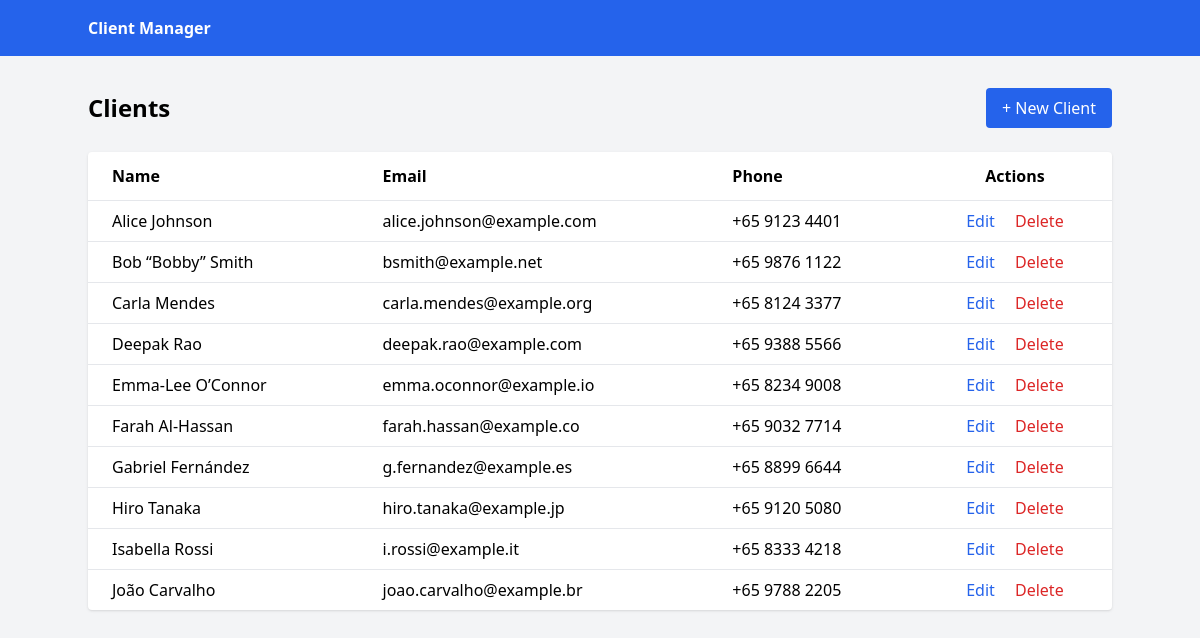
The page / on the database its author committed.
### tables this page shows
CREATE TABLE clients(
                id INTEGER PRIMARY KEY AUTOINCREMENT,
                name TEXT NOT NULL,
                email TEXT NOT NULL,
                phone TEXT
            );

### main.py (the view)
@app.route('/')
def index():
    clients = query_db('SELECT * FROM clients')
    return render_template('index.html', clients=clients)

### main.py (called while the page is built)
def query_db(query, args=(), one=False, commit=False):
    with sqlite3.connect(DATABASE) as conn:
        cur = conn.cursor()
        cur.execute(query, args)
        if commit:
            conn.commit()
            return
        rv = cur.fetchall()
        return (rv[0] if rv else None) if one else rv

### templates/index.html (shortened to what this page needs)
{% extends 'base.html' %}
{% block content %}
<div class="flex justify-between items-center mb-6">
    <h1 class="text-2xl font-semibold">Clients</h1>
    <a href="{{ url_for('add_client') }}" class="bg-blue-600 hover:bg-blue-700 text-white px-4 py-2 rounded">
        + New Client
    </a>
</div>
<table class="min-w-full bg-white shadow rounded">
    <thead>
        <tr>
            <th class="py-3 px-6 text-left">Name</th>
            <th class="py-3 px-6 text-left">Email</th>
            <th class="py-3 px-6 text-left">Phone</th>
            <th class="py-3 px-6">Actions</th>
        </tr>
    </thead>
    <tbody>
        {% for c in clients %}
        <tr class="border-t">
            <td class="py-2 px-6">{{ c[1] }}</td>
            <td class="py-2 px-6">{{ c[2] }}</td>
            <td class="py-2 px-6">{{ c[3] or '-' }}</td>
            <td class="py-2 px-6 text-center">
                <a href="{{ url_for('edit_client', client_id=c[0]) }}"
                    class="text-blue-600 hover:underline mr-4">Edit</a>
                <form action="{{ url_for('delete_client', client_id=c[0]) }}" method="post" style="display:inline;">
                    <button type="submit" class="text-red-600 hover:underline"
                        onclick="return confirm('Delete this client?');">Delete</button>
                </form>
            </td>
        </tr>
        {% else %}
        <tr>
            <td colspan="4" class="py-4 text-center text-gray-500">No clients found.</td>
        </tr>
        {% endfor %}
    </tbody>
</table>
{% endblock %}

### templates/base.html (shortened to what this page needs)
<!doctype html>
<html lang="en">
<head>
    <script src="https://cdn.tailwindcss.com"></script>
</head>
<body class="bg-gray-100 min-h-screen">
    <nav class="bg-blue-600 text-white p-4">
        <div class="container mx-auto">
            <a href="{{ url_for('index') }}" class="font-bold">Client Manager</a>
        </div>
    </nav>
    <main class="container mx-auto mt-8">
        {% block content %}{% endblock %}
    </main>
</body>
</html>

### rows shown on the page
clients: name "Alice Johnson", email "alice.johnson@example.com", phone "+65 9123 4401"
clients: name "Bob “Bobby” Smith", email "bsmith@example.net", phone "+65 9876 1122"
clients: name "Carla Mendes", email "carla.mendes@example.org", phone "+65 8124 3377"
clients: name "Deepak Rao", email "deepak.rao@example.com", phone "+65 9388 5566"
clients: name "Emma-Lee O’Connor", email "emma.oconnor@example.io", phone "+65 8234 9008"
clients: name "Farah Al-Hassan", email "farah.hassan@example.co", phone "+65 9032 7714"
clients: name "Gabriel Fernández", email "g.fernandez@example.es", phone "+65 8899 6644"
clients: name "Hiro Tanaka", email "hiro.tanaka@example.jp", phone "+65 9120 5080"
clients: name "Isabella Rossi", email "i.rossi@example.it", phone "+65 8333 4218"
clients: name "João Carvalho", email "joao.carvalho@example.br", phone "+65 9788 2205"
